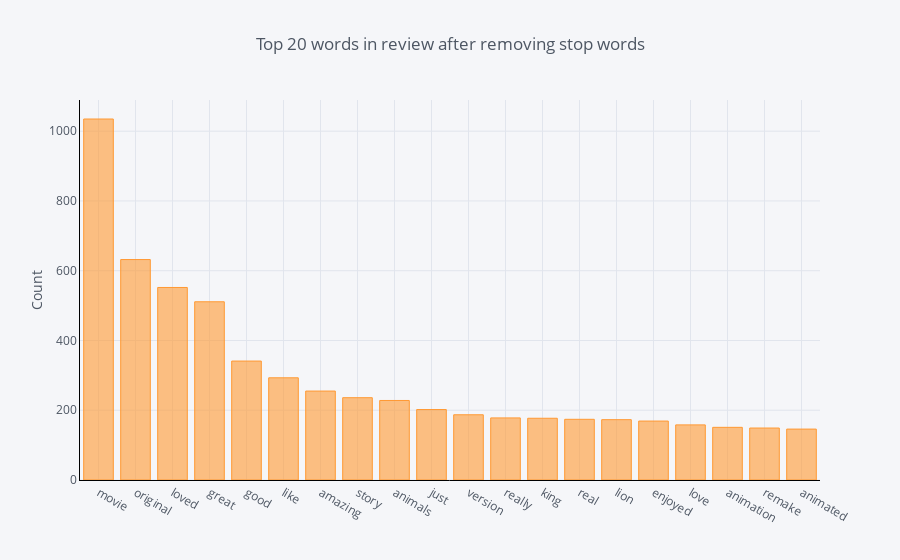

Notebook code cell kept with this figure:
### Code cell
## top 20 most occured positive words from this movie review along with their distribution
from sklearn.feature_extraction.text import CountVectorizer
def get_top_n_words(corpus, n=None):
    vec = CountVectorizer(stop_words = 'english').fit(corpus)
    bag_of_words = vec.transform(corpus)
    sum_words = bag_of_words.sum(axis=0) 
    words_freq = [(word, sum_words[0, idx]) for word, idx in vec.vocabulary_.items()]
    words_freq =sorted(words_freq, key = lambda x: x[1], reverse=True)
    return words_freq[:n]
common_words = get_top_n_words(lionking_dt['review'][lionking_dt['sentiment']==1], 20)
for word, freq in common_words:
    print(word, freq)
df2 = pd.DataFrame(common_words, columns = ['ReviewText' , 'count'])
df2.groupby('ReviewText').sum()['count'].sort_values(ascending=False).iplot(
    kind='bar', yTitle='Count', linecolor='black', title='Top 20 words in review after removing stop words')

### Figure 1 — Plotly figure (JSON) as saved in the notebook; plotly's stock layout.template omitted (floating-point values rounded to 4 significant figures)
{"data": [{"marker": {"color": "rgba(255, 153, 51, 0.6)", "line": {"color": "rgba(255, 153, 51, 1.0)", "width": 1}}, "name": "count", "orientation": "v", "text": "", "type": "bar", "uid": "9060a070-6390-4e98-b345-7aad5bcc38a3", "x": ["movie", "original", "loved", "great", "good", "like", "amazing", "story", "animals", "just", "version", "really", "king", "real", "lion", "enjoyed", "love", "animation", "remake", "animated"], "y": [1035, 632, 552, 511, 341, 293, 255, 236, 228, 202, 187, 178, 177, 174, 173, 169, 158, 151, 149, 146]}], "layout": {"legend": {"bgcolor": "#F5F6F9", "font": {"color": "#4D5663"}}, "paper_bgcolor": "#F5F6F9", "plot_bgcolor": "#F5F6F9", "title": {"font": {"color": "#4D5663"}, "text": "Top 20 words in review after removing stop words"}, "xaxis": {"gridcolor": "#E1E5ED", "linecolor": "black", "showgrid": true, "tickfont": {"color": "#4D5663"}, "title": {"font": {"color": "#4D5663"}, "text": ""}, "zerolinecolor": "#E1E5ED"}, "yaxis": {"gridcolor": "#E1E5ED", "linecolor": "black", "showgrid": true, "tickfont": {"color": "#4D5663"}, "title": {"font": {"color": "#4D5663"}, "text": "Count"}, "zerolinecolor": "#E1E5ED"}}}
